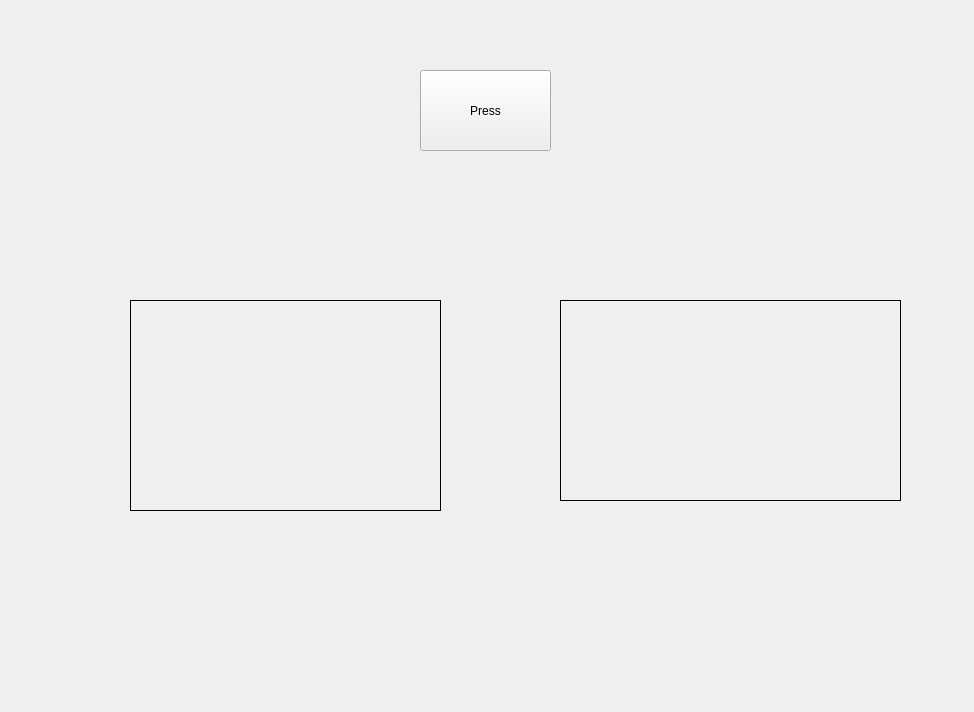
<?xml version="1.0" encoding="UTF-8"?>
<ui version="4.0">
 <class>Form</class>
 <widget class="QWidget" name="Form">
  <property name="geometry">
   <rect>
    <x>0</x>
    <y>0</y>
    <width>974</width>
    <height>712</height>
   </rect>
  </property>
  <property name="windowTitle">
   <string>Form</string>
  </property>
  <widget class="QPushButton" name="press">
   <property name="geometry">
    <rect>
     <x>420</x>
     <y>70</y>
     <width>131</width>
     <height>81</height>
    </rect>
   </property>
   <property name="text">
    <string>Press</string>
   </property>
  </widget>
  <widget class="QLabel" name="label1">
   <property name="geometry">
    <rect>
     <x>130</x>
     <y>300</y>
     <width>311</width>
     <height>211</height>
    </rect>
   </property>
   <property name="frameShape">
    <enum>QFrame::Box</enum>
   </property>
   <property name="text">
    <string/>
   </property>
  </widget>
  <widget class="QLabel" name="label2">
   <property name="geometry">
    <rect>
     <x>560</x>
     <y>300</y>
     <width>341</width>
     <height>201</height>
    </rect>
   </property>
   <property name="frameShape">
    <enum>QFrame::Box</enum>
   </property>
   <property name="text">
    <string/>
   </property>
  </widget>
 </widget>
 <resources/>
 <connections>
  <connection>
   <sender>press</sender>
   <signal>clicked()</signal>
   <receiver>Form</receiver>
   <slot>display()</slot>
   <hints>
    <hint type="sourcelabel">
     <x>487</x>
     <y>118</y>
    </hint>
    <hint type="destinationlabel">
     <x>502</x>
     <y>221</y>
    </hint>
   </hints>
  </connection>
 </connections>
 <slots>
  <slot>display()</slot>
 </slots>
</ui>
